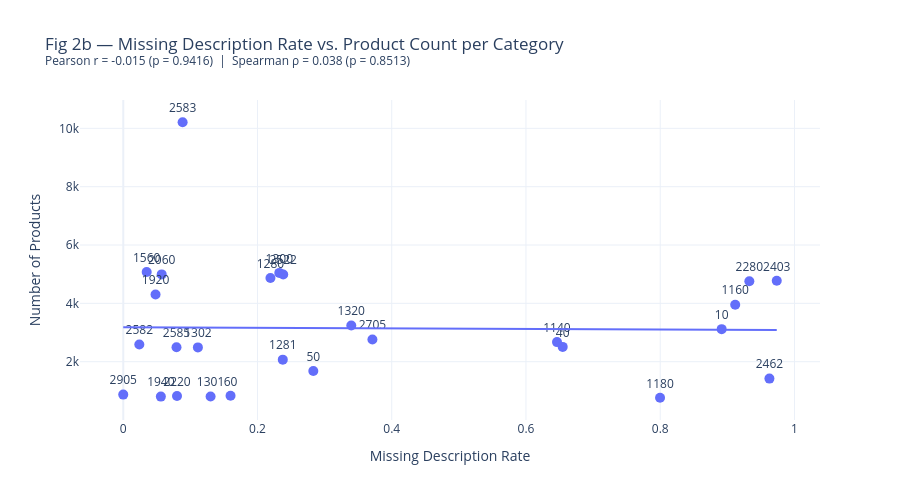

Notebook cell for this chart:
### Markdown cell above
**Recommendation:**  
- For image-heavy categories (missing rate > 80%), prioritize **image-based features** in the multimodal pipeline — text alone will be insufficient.  
- Fill missing descriptions with an empty string (not `designation`) to preserve the distinction between "no description" and "short description".  
- Consider adding a **`has_description` binary feature** — the missingness pattern itself is a strong categorical signal.

### Code cell
# ── Fig 2b: Missing Rate vs Number of Products per Category ─────────────────
from scipy.stats import pearsonr, spearmanr
import plotly.express as px

cat_stats = train.groupby('prdtypecode').agg(
    n_products=('prdtypecode', 'count'),
    missing_rate=('description', lambda x: x.isna().mean()),
).reset_index()

r_pearson, p_pearson = pearsonr(cat_stats['missing_rate'], cat_stats['n_products'])
r_spearman, p_spearman = spearmanr(cat_stats['missing_rate'], cat_stats['n_products'])

print(f"Pearson  r = {r_pearson:.3f}  (p = {p_pearson:.4f})")
print(f"Spearman ρ = {r_spearman:.3f}  (p = {p_spearman:.4f})")

fig2b = px.scatter(
    cat_stats,
    x='missing_rate', y='n_products',
    text='prdtypecode',
    trendline='ols',
    labels={'missing_rate': 'Missing Description Rate', 'n_products': 'Number of Products'},
    title=(
        f"Fig 2b — Missing Description Rate vs. Product Count per Category<br>"
        f"<sup>Pearson r = {r_pearson:.3f} (p = {p_pearson:.4f})  |  "
        f"Spearman ρ = {r_spearman:.3f} (p = {p_spearman:.4f})</sup>"
    ),
    template='plotly_white',
)
fig2b.update_traces(textposition='top center', marker=dict(size=10))
fig2b.update_layout(height=500)
fig2b.show()

try:
    fig2b.write_image('../docs/figures/fig2b_missing_vs_count.png', scale=2)
except Exception:
    pass  # kaleido not available in this kernel

### Figure 1 — Plotly figure (JSON) as saved in the notebook; plotly's stock layout.template omitted (floating-point values rounded to 4 significant figures)
{"data": [{"hovertemplate": "Missing Description Rate=%{x}<br>Number of Products=%{y}<br>prdtypecode=%{text}<extra></extra>", "legendgroup": "", "marker": {"color": "#636efa", "size": 10, "symbol": "circle"}, "mode": "markers+text", "name": "", "orientation": "v", "showlegend": false, "text": [10.0, 40.0, 50.0, 60.0, 1140.0, 1160.0, 1180.0, 1280.0, 1281.0, 1300.0, 1301.0, 1302.0, 1320.0, 1560.0, 1920.0, 1940.0, 2060.0, 2220.0, 2280.0, 2403.0, 2462.0, 2522.0, 2582.0, 2583.0, 2585.0, 2705.0, 2905.0], "textposition": "top center", "type": "scatter", "x": [0.8915, 0.6547, 0.2832, 0.1599, 0.6462, 0.9117, 0.7997, 0.2193, 0.2377, 0.2325, 0.1301, 0.1112, 0.3397, 0.03489, 0.04811, 0.05604, 0.05728, 0.0801, 0.9328, 0.9736, 0.9627, 0.2383, 0.02395, 0.08845, 0.07933, 0.3712, 0.0], "xaxis": "x", "y": [3116, 2508, 1681, 832, 2671, 3953, 764, 4870, 2070, 5045, 807, 2491, 3241, 5073, 4303, 803, 4993, 824, 4760, 4774, 1421, 4989, 2589, 10209, 2496, 2761, 872], "yaxis": "y"}, {"hovertemplate": "<b>OLS trendline</b><br>n_products = -90.151 * missing_rate + 3176.97<br>R<sup>2</sup>=0.000219<br><br>Missing Description Rate=%{x}<br>Number of Products=%{y} <b>(trend)</b><extra></extra>", "legendgroup": "", "marker": {"color": "#636efa", "size": 10, "symbol": "circle"}, "mode": "lines", "name": "", "showlegend": false, "textposition": "top center", "type": "scatter", "x": [0.0, 0.02395, 0.03489, 0.04811, 0.05604, 0.05728, 0.07933, 0.0801, 0.08845, 0.1112, 0.1301, 0.1599, 0.2193, 0.2325, 0.2377, 0.2383, 0.2832, 0.3397, 0.3712, 0.6462, 0.6547, 0.7997, 0.8915, 0.9117, 0.9328, 0.9627, 0.9736], "xaxis": "x", "y": [3177.0, 3175.0, 3174.0, 3173.0, 3172.0, 3172.0, 3170.0, 3170.0, 3169.0, 3167.0, 3165.0, 3163.0, 3157.0, 3156.0, 3156.0, 3155.0, 3151.0, 3146.0, 3144.0, 3119.0, 3118.0, 3105.0, 3097.0, 3095.0, 3093.0, 3090.0, 3089.0], "yaxis": "y"}], "layout": {"height": 500, "legend": {"tracegroupgap": 0}, "title": {"text": "Fig 2b — Missing Description Rate vs. Product Count per Category<br><sup>Pearson r = -0.015 (p = 0.9416)  |  Spearman ρ = 0.038 (p = 0.8513)</sup>"}, "xaxis": {"anchor": "y", "domain": [0, 1], "title": {"text": "Missing Description Rate"}}, "yaxis": {"anchor": "x", "domain": [0, 1], "title": {"text": "Number of Products"}}}}
